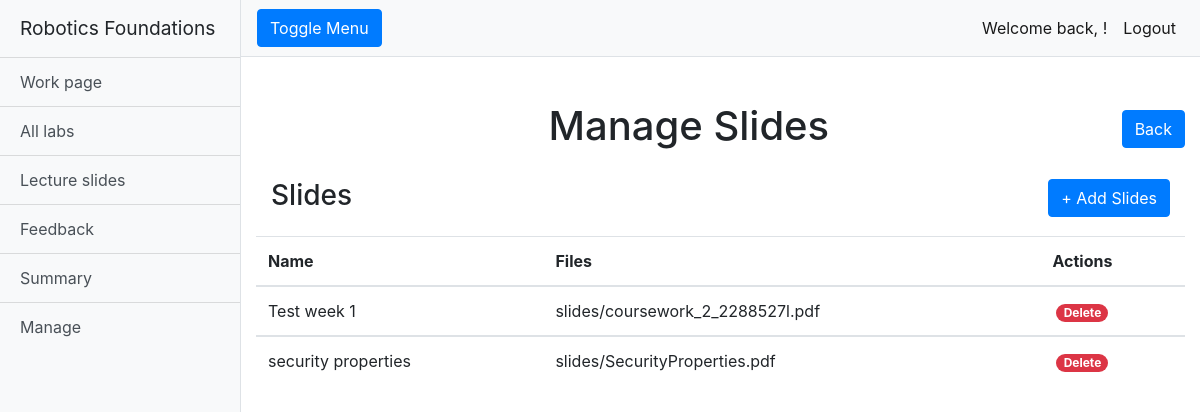
Before: /rfwa/manage_slides/ (signed in) with the older database file.
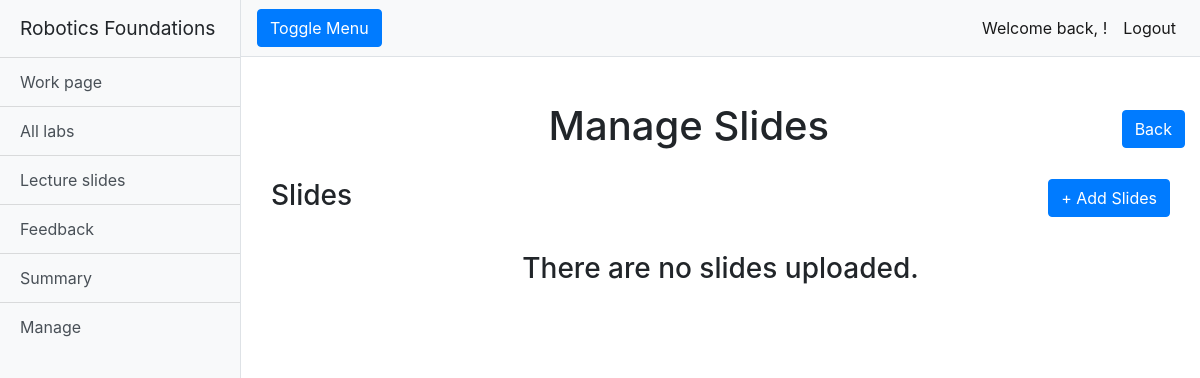
After: the same page with the newer database file.
### rfwa/models.py (models this page shows, shortened)
class Slide(models.Model):
    name = models.CharField(max_length=128)
    lecture_Files = models.FileField(upload_to='slides/')
    slug = models.SlugField(primary_key=True, blank=True)

### rfwa/views.py (the view)
# urls.py: path("manage_slides/", views.manage_slides, name="manage_slides"),
@login_required
def manage_slides(request):
    if request.user.is_superuser:
        slides = Slide.objects.order_by('name')
    return render(request, "rfwa/manage_slides.html", {'slides': slides})

### templates/rfwa/manage_slides.html
{% extends "rfwa/base.html" %}
{% load static %}
{% block extra_head %}
<link href="{% static 'css/manage_page.css' %}" rel="stylesheet">
{% endblock %}
{% block body_block %}
{% if user.is_superuser %}
<div class="container-fluid">
    <div class="row">
        <h1 class="col-12 text-center mt-4">Manage Slides <a class="rightside" href="/rfwa/manage/"><button
                    type="button" class="btn btn-primary">Back</button></a></h1>
    </div>
    <div class="table-group">
        <div class="title-group">
            <h1 class="col-12 text-left table-header">Slides
                <a class="rightside" href="{% url 'add_slide'%}"><button type="button" class="btn btn-primary">+ Add
                        Slides</button></a>
            </h1>
        </div>
        <table class="table table-hover">
            {% if slides %}
            <thead>
                <tr>
                    <th scope="col">Name</th>
                    <th scope="col">Files</th>
                    <th scope="col">Actions</th>
                </tr>
            </thead>
            {% for slide in slides %}
            <tbody>
                <tr>
                    <td>{{slide.name}}</td>
                    <td>{{slide.lecture_Files}}</td>
                    <td> <a class="btn-link text-white badge badge-danger badge-pill ml-1"
                            href="{% url  'delete_slide' slide.slug %}"
                            onclick="return confirm('Are you sure you wish to delete {{ slide.name }}?')">Delete</a>
                    </td>
                </tr>
            </tbody>
            {% endfor %}
            {% else %}
            <h3 class="text-center mt-3">There are no slides uploaded.</h3>
            {% endif %}
        </table>
    </div>
</div>
{% endif %}
{% endblock %}

Changed rows visible on the page:
removed Slide: name "Test week 1", lecture_Files "slides/coursework_2_2288527l.pdf"
removed Slide: name "security properties", lecture_Files "slides/SecurityProperties.pdf"
Other visible differences:
text no longer shown: "Name Files Actions"
text now shown: "There are no slides uploaded."
